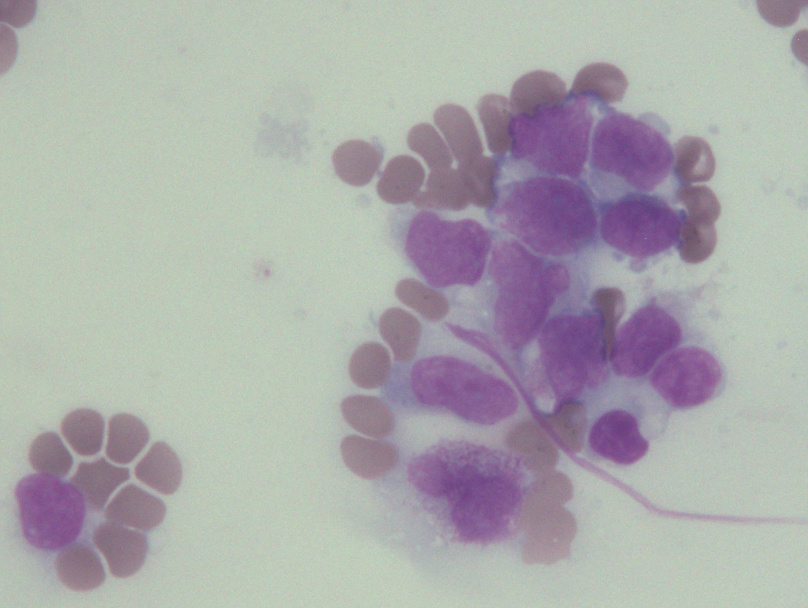
#> input picture Image Data 1/1.jpg, 808 x 608 px, found by its file name
$ jupyter execute ACRS_Leowbin.ipynb   (shell and % lines are left out)
#> lines starting #> are read from the running program, lines starting #| are printed output that depends on the picture; after the words box and inside, x2 and y2 are one past the last pixel; in counts of white or black regions, pixels touching at a corner belong together; long printed decimals are rounded
[cell 1]
# =========================
# ACRS + Median + Watershed الكامل
# =========================


import cv2
import numpy as np
import matplotlib.pyplot as plt
from scipy import ndimage as ndi

# =========================
# Step 1: Upload Image
# =========================
from google.colab import files
uploaded = files.upload()
#> the answer given: 1.jpg

image_path = list(uploaded.keys())[0]

img = cv2.imread(image_path)
#> img is the input picture: shape (608, 808, 3); mean B, G, R 172.1, 171.2, 171.4
img = cv2.cvtColor(img, cv2.COLOR_BGR2RGB)
img = img.astype(np.float32)

# =========================
# Step 2: Extract RGB
# =========================
R = img[:, :, 0]
G = img[:, :, 1]
B = img[:, :, 2]

# Avoid division by zero
B_safe = B.copy()
B_safe[B_safe == 0] = 1

# =========================
# Step 3: Compute Ratios
# =========================
G2B = G / B_safe
R2B = R / B_safe
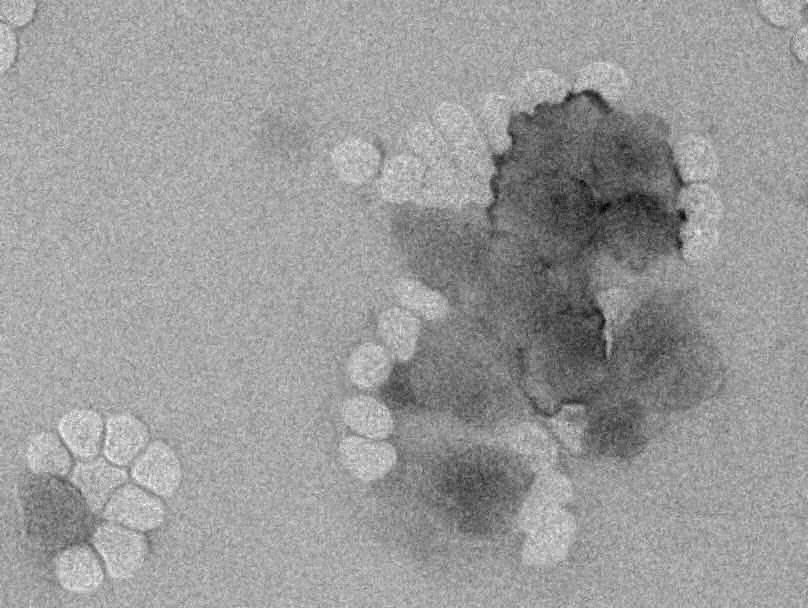
#> R2B: shape (608, 808) float32; min 0.685, max 1.19, mean 0.994; drawn with min black and max white

# =========================
# Step 4: Adaptive Threshold (CORE CONTRIBUTION)
# =========================
G2Bmax = np.max(G2B)
#> G2Bmax = 1.19
R2Bmax = np.max(R2B)
#> R2Bmax = 1.19

# safer version for publication
if R2Bmax == 0:
    T = 0
else:
    T = G2Bmax / R2Bmax
#> T = 0.997

print("Adaptive Threshold T =", T)
#| Adaptive Threshold T = 0.9969

# =========================
# Step 5: ACRS Segmentation
# =========================
white_mask = (R == 255) & (G == 255) & (B == 255)
#> white_mask: shape (608, 808) bool; every value is 0

blast_mask = (
    (R <= B) &
    (G2B <= T) &
    (~white_mask)
)
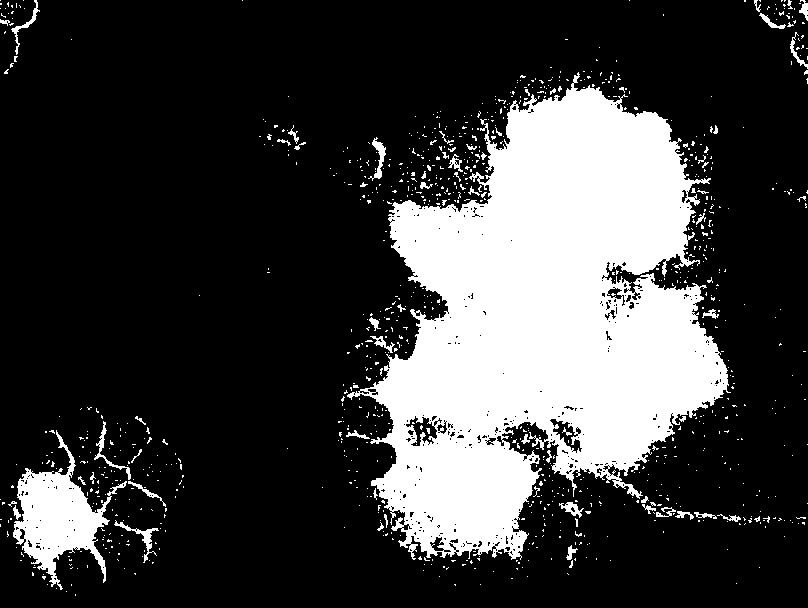
#> blast_mask: shape (608, 808) bool; 23.8% white; 988 white regions (927 under 20 px), largest, box (x1, y1, x2, y2) and area: (347, 72, 731, 560) 103250, (13, 430, 127, 590) 6445, (114, 520, 159, 563) 303

binary = (blast_mask.astype(np.uint8)) * 255

# =========================
# Step 6: Median Filtering
# =========================
filtered = cv2.medianBlur(binary, 5)
#> filtered: shape (608, 808); 23.1% white; 125 white regions (90 under 20 px), largest, box (x1, y1, x2, y2) and area: (348, 74, 728, 559) 104021, (13, 434, 125, 588) 6567, (372, 139, 385, 178) 233

# =========================
# Step 7: Morphological Processing
# =========================
kernel = np.ones((3,3), np.uint8)

opening = cv2.morphologyEx(filtered, cv2.MORPH_OPEN, kernel, iterations=2)
#> opening: shape (608, 808); 22.3% white; 23 white regions, largest, box (x1, y1, x2, y2) and area: (373, 87, 728, 558) 102570, (14, 471, 107, 575) 6048, (565, 503, 580, 515) 139
sure_bg = cv2.dilate(opening, kernel, iterations=3)
#> sure_bg: shape (608, 808); 25% white; 15 white regions, largest, box (x1, y1, x2, y2) and area: (361, 84, 731, 561) 112367, (11, 457, 110, 587) 7811, (562, 500, 583, 518) 337

# =========================
# Step 8: Distance Transform
# =========================
dist_transform = cv2.distanceTransform(opening, cv2.DIST_L2, 5)

_, sure_fg = cv2.threshold(
    dist_transform,
    0.2 * dist_transform.max(),
    255,
    0
)
#> sure_fg: shape (608, 808) float32; 13.3% white; 3 white regions, box (x1, y1, x2, y2) and area: (395, 105, 711, 452) 57736, (397, 451, 517, 529) 6310, (35, 489, 81, 538) 1442

sure_fg = np.uint8(sure_fg)
unknown = cv2.subtract(sure_bg, sure_fg)
#> unknown: shape (608, 808); 11.6% white; 15 white regions, largest, box (x1, y1, x2, y2) and area: (361, 84, 731, 561) 48321, (11, 457, 110, 587) 6369, (562, 500, 583, 518) 337

# =========================
# Step 9: Marker Labelling
# =========================
_, markers = cv2.connectedComponents(sure_fg)
#> markers: shape (608, 808) int32; 4 distinct labels, from 0 to 3

markers = markers + 1
#> markers: shape (608, 808) int32; 4 distinct labels, from 1 to 4
markers[unknown == 255] = 0
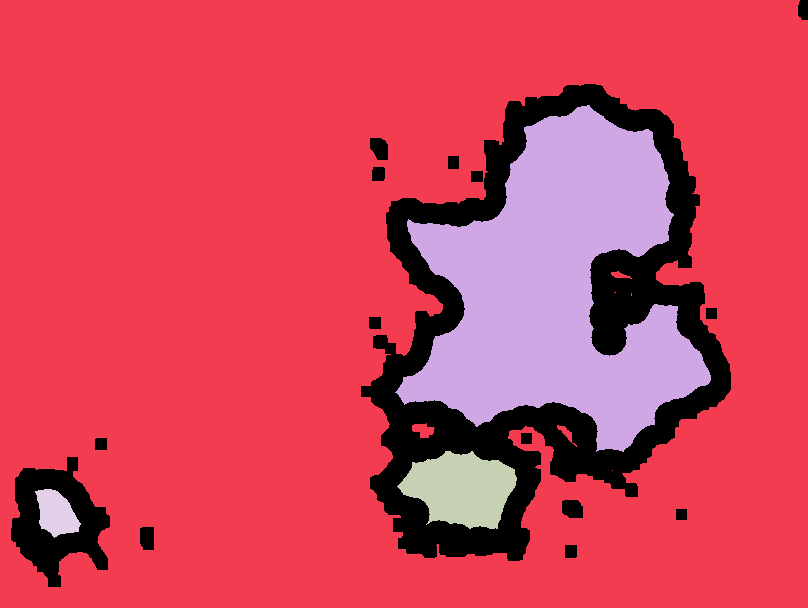
#> markers: shape (608, 808) int32; 5 distinct labels, from 0 to 4; one colour per label, 0 black

# =========================
# Step 10: Watershed Segmentation
# =========================
img_uint8 = img.astype(np.uint8)
markers = cv2.watershed(img_uint8, markers)
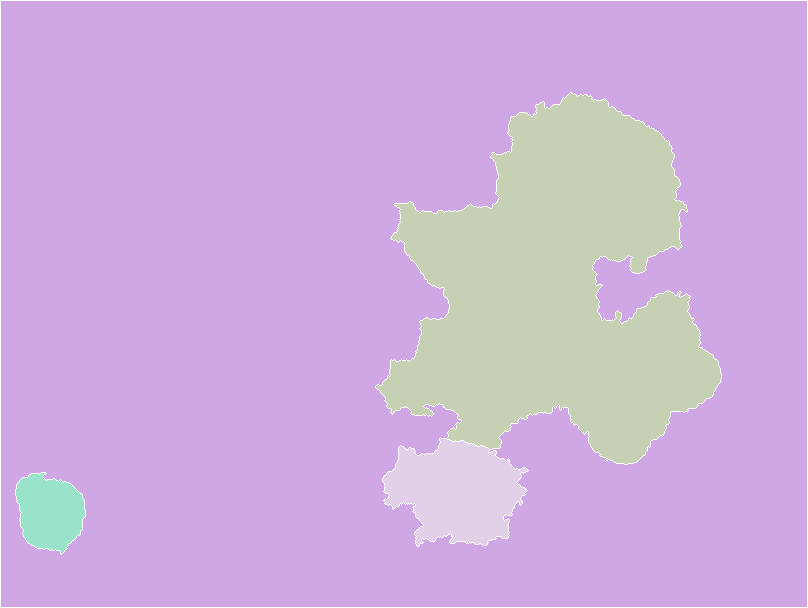
#> markers: shape (608, 808) int32; 5 distinct labels, from -1 to 4; one colour per label, 0 black, -1 white

# =========================
# Step 11: Final Extraction
# =========================
final_mask = markers > 1
#> final_mask: shape (608, 808) bool; 18.2% white; 2 white regions, box (x1, y1, x2, y2) and area: (376, 93, 721, 546) 85168, (16, 473, 85, 554) 4037

final_result = np.zeros_like(img_uint8)
final_result[final_mask] = img_uint8[final_mask]

# =========================
# Step 12: Visualization
# =========================
plt.figure(figsize=(15,10))

plt.subplot(2,3,1)
plt.title("Original Image")
plt.imshow(img_uint8)
plt.axis('off')

plt.subplot(2,3,2)
plt.title("ACRS Binary Mask")
plt.imshow(binary, cmap='gray')
plt.axis('off')

plt.subplot(2,3,3)
plt.title("Median Filter")
plt.imshow(filtered, cmap='gray')
plt.axis('off')

plt.subplot(2,3,4)
plt.title("Distance Transform")
plt.imshow(dist_transform, cmap='jet')
plt.axis('off')

plt.subplot(2,3,5)
plt.title("Watershed Boundaries")
boundary = img_uint8.copy()
boundary[markers == -1] = [255, 0, 0]
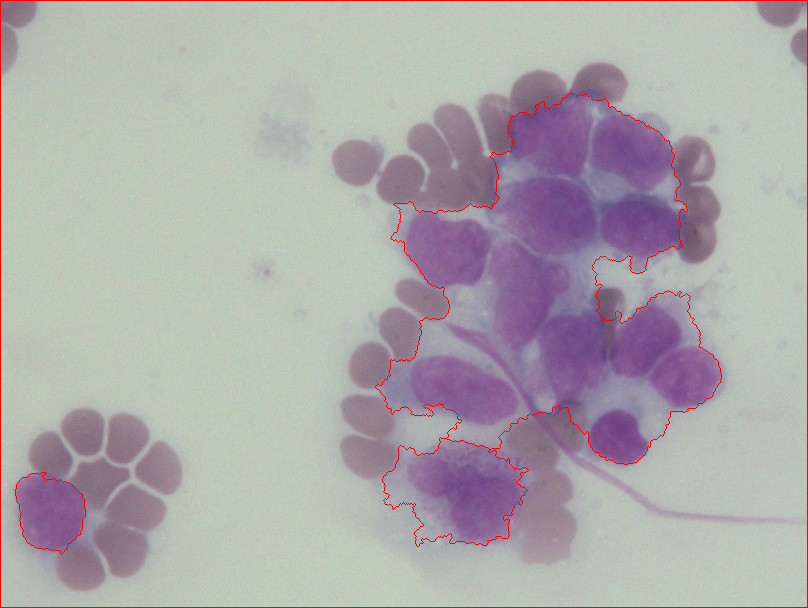
#> boundary: shape (608, 808, 3); mean R, G, B 172.4, 169.4, 170.3
plt.imshow(boundary)
plt.axis('off')

plt.subplot(2,3,6)
plt.title("Final Segmented Cells")
plt.imshow(final_result)
plt.axis('off')

plt.show()

[cell 2]
# =========================
# Step 13: Extract Individual Cells
# =========================

# Create folder to save cells
import os
output_dir = "cropped_cells"
os.makedirs(output_dir, exist_ok=True)

cell_count = 0

# Loop through each unique marker (each cell)
for label in np.unique(markers):

    # Skip background and boundary
    if label <= 1:
        continue

    # Create mask for this cell
    cell_mask = (markers == label)

    # Convert to uint8
    cell_mask_uint8 = (cell_mask.astype(np.uint8)) * 255

    # Find contours
    contours, _ = cv2.findContours(
        cell_mask_uint8,
        cv2.RETR_EXTERNAL,
        cv2.CHAIN_APPROX_SIMPLE
    )

    for cnt in contours:
        x, y, w, h = cv2.boundingRect(cnt)

        # Filter very small noise regions
        if w < 20 or h < 20:
            continue

        # Crop original image
        cropped = img_uint8[y:y+h, x:x+w]

        # Optional: mask background inside crop
        mask_crop = cell_mask_uint8[y:y+h, x:x+w]
        cropped_masked = cv2.bitwise_and(cropped, cropped, mask=mask_crop)

        # Save image
        filename = f"{output_dir}/cell_{cell_count}.png"
        cv2.imwrite(filename, cv2.cvtColor(cropped_masked, cv2.COLOR_RGB2BGR))

        cell_count += 1
#> this loop made 5 passes
#> label on pass 1: -1
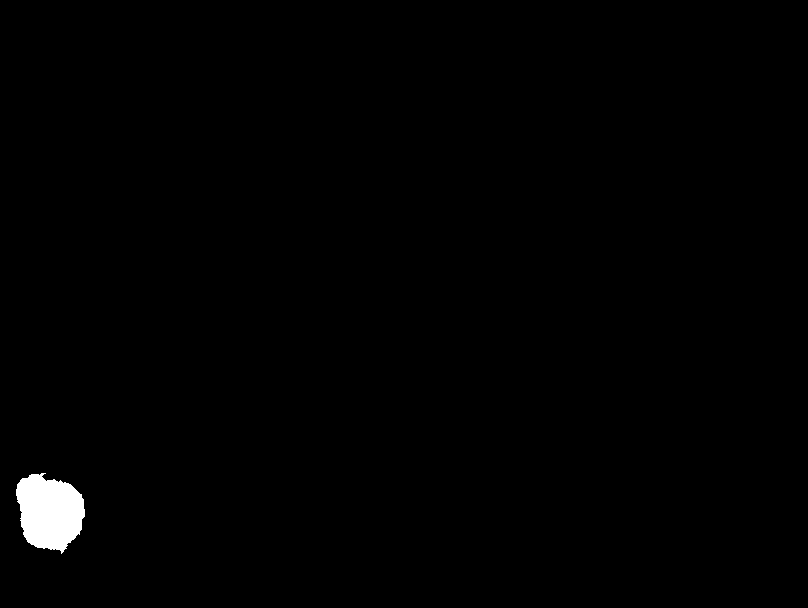
#> cell_mask_uint8: shape (608, 808); 0.82% white; 1 white region, box (x1, y1, x2, y2) and area: (16, 473, 85, 554) 4037
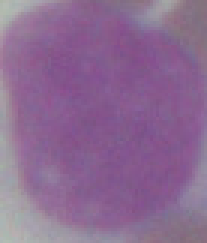
#> cropped: shape (81, 69, 3) (shown 3 times larger); mean R, G, B 139.7, 105.7, 146.1
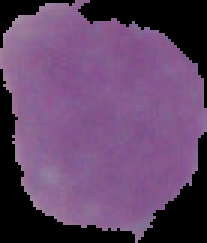
#> cropped_masked: shape (81, 69, 3) (shown 3 times larger); mean R, G, B 98.4, 68.7, 103.8
#> after the loop, cell_count = 3

print(f"Total cells extracted: {cell_count}")
#| Total cells extracted: 3

[cell 3]
cropped_resized = cv2.resize(cropped_masked, (150, 150))
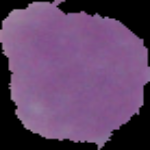
#> cropped_resized: shape (150, 150, 3); mean R, G, B 98.3, 68.6, 103.7

[cell 4]
cv2.imwrite(filename, cv2.cvtColor(cropped_resized, cv2.COLOR_RGB2BGR))
#> Out = True

[cell 5]
import glob
import math

files = glob.glob("cropped_cells/*.png")[:cell_count]
#> files = []

# Dynamically calculate rows and columns for the subplot grid
num_images = len(files)
#> num_images = 0
ncols = 4 # Number of columns to display
nrows = math.ceil(num_images / ncols)
#> nrows = 0

plt.figure(figsize=(ncols * 3, nrows * 3)) # Adjust figure size based on grid
for i, f in enumerate(files):
    img_cell = cv2.imread(f)
    img_cell = cv2.cvtColor(img_cell, cv2.COLOR_BGR2RGB)

    plt.subplot(nrows, ncols, i+1)
    plt.imshow(img_cell)
    plt.axis('off')

plt.tight_layout() # Adjust layout to prevent overlapping titles
plt.show()

[cell 6]
# =========================
# Step 13: Extract + Pad Cells (NO distortion)
# =========================

import os
output_dir = "cropped_cells"
os.makedirs(output_dir, exist_ok=True)

TARGET_SIZE = 150  # your desired size

cell_count = 0

for label in np.unique(markers):

    if label <= 1:
        continue

    cell_mask = (markers == label)
    cell_mask_uint8 = (cell_mask.astype(np.uint8)) * 255

    contours, _ = cv2.findContours(
        cell_mask_uint8,
        cv2.RETR_EXTERNAL,
        cv2.CHAIN_APPROX_SIMPLE
    )

    for cnt in contours:
        x, y, w, h = cv2.boundingRect(cnt)

        # Remove tiny noise
        if w < 20 or h < 20:
            continue

        # Crop original image
        cropped = img_uint8[y:y+h, x:x+w]
        mask_crop = cell_mask_uint8[y:y+h, x:x+w]
        cropped_masked = cv2.bitwise_and(cropped, cropped, mask=mask_crop)

        # =========================
        # Create blank canvas
        # =========================
        canvas = np.zeros((TARGET_SIZE, TARGET_SIZE, 3), dtype=np.uint8)

        # Optional: use white background instead
        # canvas[:] = 255

        # =========================
        # Compute center placement
        # =========================
        y_offset = (TARGET_SIZE - h) // 2
        x_offset = (TARGET_SIZE - w) // 2

        # Safety (if cell larger than target)
        if h > TARGET_SIZE or w > TARGET_SIZE:
            scale = min(TARGET_SIZE / h, TARGET_SIZE / w)
            new_w = int(w * scale)
            new_h = int(h * scale)
            cropped_masked = cv2.resize(cropped_masked, (new_w, new_h))
            h, w = new_h, new_w
            y_offset = (TARGET_SIZE - h) // 2
            x_offset = (TARGET_SIZE - w) // 2

        # =========================
        # Paste into canvas
        # =========================
        canvas[y_offset:y_offset+h, x_offset:x_offset+w] = cropped_masked

        # Save
        filename = f"{output_dir}/cell_{cell_count}.png"
        cv2.imwrite(filename, cv2.cvtColor(canvas, cv2.COLOR_RGB2BGR))

        cell_count += 1
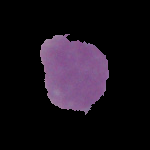
#> canvas: shape (150, 150, 3); mean R, G, B 24.4, 17.1, 25.8
#> after the loop, cell_count = 3; new_h = 150; new_w = 139; scale = 0.404

print(f"Total cells extracted: {cell_count}")
#| Total cells extracted: 3

$ run again, on Image Data 1/100.jpg
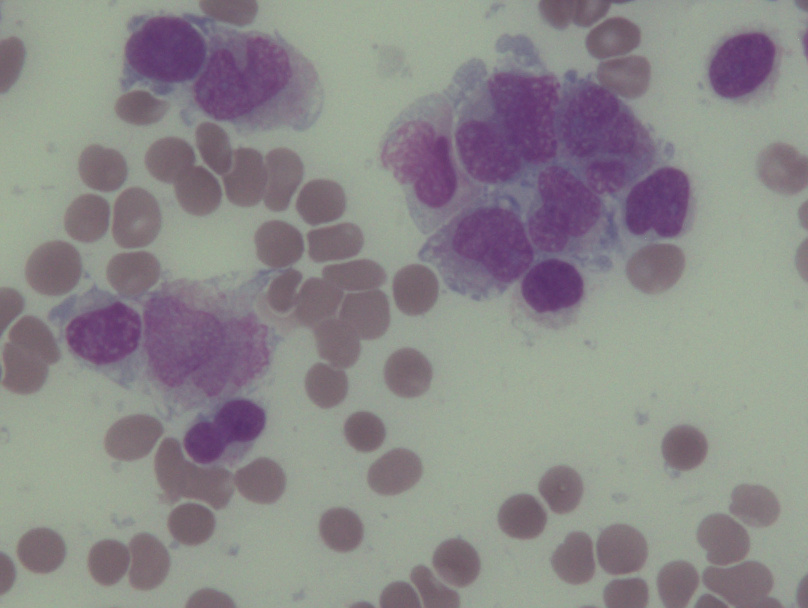
#> input picture Image Data 1/100.jpg, 808 x 608 px, found by its file name
#> img is the input picture: shape (608, 808, 3); mean B, G, R 137.8, 137.6, 139.6
#> G2Bmax = 1.21
#> R2Bmax = 1.17
#> T = 1.03
#| Adaptive Threshold T = 1.034
#> white_mask: shape (608, 808) bool; every value is 0
#> blast_mask: shape (608, 808) bool; 23.2% white; 1279 white regions (1189 under 20 px), largest, box (x1, y1, x2, y2) and area: (381, 32, 703, 331) 56309, (43, 254, 295, 477) 25987, (118, 2, 323, 139) 17545
#> filtered: shape (608, 808); 22.4% white; 153 white regions (97 under 20 px), largest, box (x1, y1, x2, y2) and area: (383, 32, 698, 329) 56679, (48, 263, 294, 473) 26440, (120, 8, 323, 137) 17630
#> opening: shape (608, 808); 21.6% white; 27 white regions, largest, box (x1, y1, x2, y2) and area: (385, 33, 696, 328) 56194, (49, 267, 287, 469) 25823, (120, 10, 321, 136) 17357
#> sure_bg: shape (608, 808); 24.6% white; 18 white regions, largest, box (x1, y1, x2, y2) and area: (382, 30, 699, 331) 61035, (46, 264, 290, 472) 30307, (117, 7, 324, 139) 19710
#> unknown: shape (608, 808); 14.7% white; 18 white regions, largest, box (x1, y1, x2, y2) and area: (382, 30, 699, 331) 27250, (46, 264, 290, 472) 22869, (117, 7, 324, 139) 13220
#> final_mask: shape (608, 808) bool; 17.4% white; 4 white regions, box (x1, y1, x2, y2) and area: (401, 34, 689, 312) 48701, (66, 296, 269, 463) 19293, (125, 13, 320, 132) 14510, (710, 33, 775, 97) 3075
#> boundary: shape (608, 808, 3); mean R, G, B 140.9, 136.1, 136.3
#> the loop `for label in np.unique(markers):` made 6 passes
#> label on pass 1: -1
#> after the loop `for label in np.unique(markers):`:
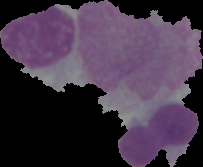
#> cropped_masked: shape (167, 203, 3); mean R, G, B 66.3, 52.2, 70.2
#> after the loop `for label in np.unique(markers):`: cell_count = 4
#| Total cells extracted: 4
#> Out = True
#> files = []
#> num_images = 0
#> the loop `for label in np.unique(markers): ` made 6 passes
#> after the loop `for label in np.unique(markers):`:
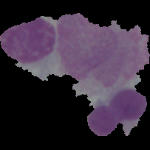
#> canvas: shape (150, 150, 3); mean R, G, B 54.3, 42.8, 57.5
#> after the loop `for label in np.unique(markers):`: cell_count = 4; new_h = 123; new_w = 150; scale = 0.739
#| Total cells extracted: 4

$ run again, on Image Data 1/11.jpg
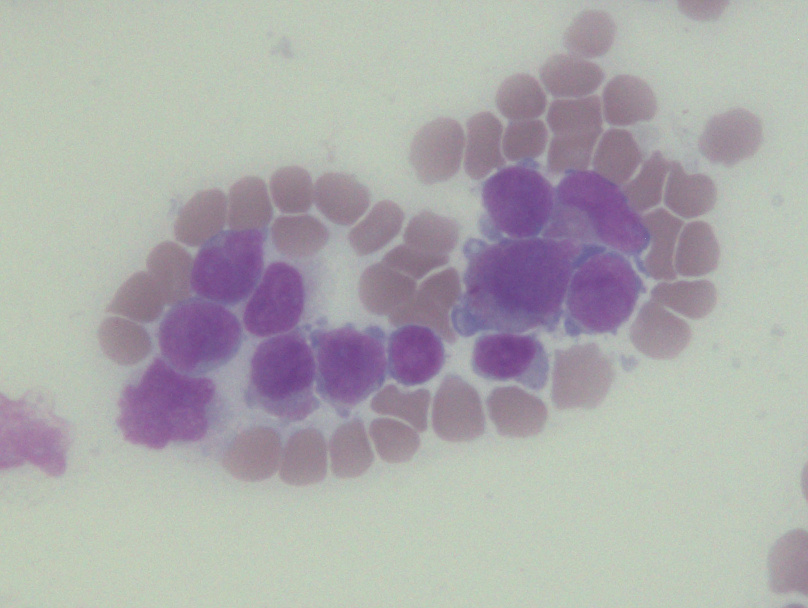
#> input picture Image Data 1/11.jpg, 808 x 608 px, found by its file name
#> img is the input picture: shape (608, 808, 3); mean B, G, R 172.6, 171.9, 172.8
#> G2Bmax = 1.18
#> R2Bmax = 1.14
#> T = 1.04
#| Adaptive Threshold T = 1.039
#> white_mask: shape (608, 808) bool; every value is 0
#> blast_mask: shape (608, 808) bool; 26.1% white; 3540 white regions (3323 under 20 px), largest, box (x1, y1, x2, y2) and area: (103, 104, 730, 479) 103202, (0, 414, 73, 475) 2054, (497, 105, 558, 150) 508
#> filtered: shape (608, 808); 23.3% white; 430 white regions (317 under 20 px), largest, box (x1, y1, x2, y2) and area: (107, 138, 689, 474) 100007, (630, 115, 726, 177) 2560, (0, 409, 72, 475) 2261
#> opening: shape (608, 808); 21.1% white; 66 white regions (2 under 20 px), largest, box (x1, y1, x2, y2) and area: (111, 146, 670, 464) 96303, (16, 423, 70, 465) 1187, (666, 127, 723, 174) 1146
#> sure_bg: shape (608, 808); 25.1% white; 27 white regions, largest, box (x1, y1, x2, y2) and area: (105, 115, 737, 475) 114243, (0, 416, 75, 471) 2943, (645, 0, 699, 25) 651
#> unknown: shape (608, 808); 13.6% white; 27 white regions, largest, box (x1, y1, x2, y2) and area: (105, 115, 737, 475) 57888, (0, 416, 75, 471) 2943, (645, 0, 699, 25) 651
#> final_mask: shape (608, 808) bool; 15.3% white; 1 white region, box (x1, y1, x2, y2) and area: (118, 142, 665, 464) 74938
#> boundary: shape (608, 808, 3); mean R, G, B 173.7, 170.2, 170.9
#> the loop `for label in np.unique(markers):` made 4 passes
#> label on pass 1: -1
#> after the loop `for label in np.unique(markers):`: cell_count = 2
#| Total cells extracted: 2
#> Out = True
#> files = []
#> num_images = 0
#> the loop `for label in np.unique(markers): ` made 4 passes
#> after the loop `for label in np.unique(markers):`:
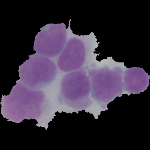
#> canvas: shape (150, 150, 3); mean R, G, B 52.4, 42.7, 58.7
#> after the loop `for label in np.unique(markers):`: cell_count = 2; new_h = 111; new_w = 150; scale = 0.459
#| Total cells extracted: 2
